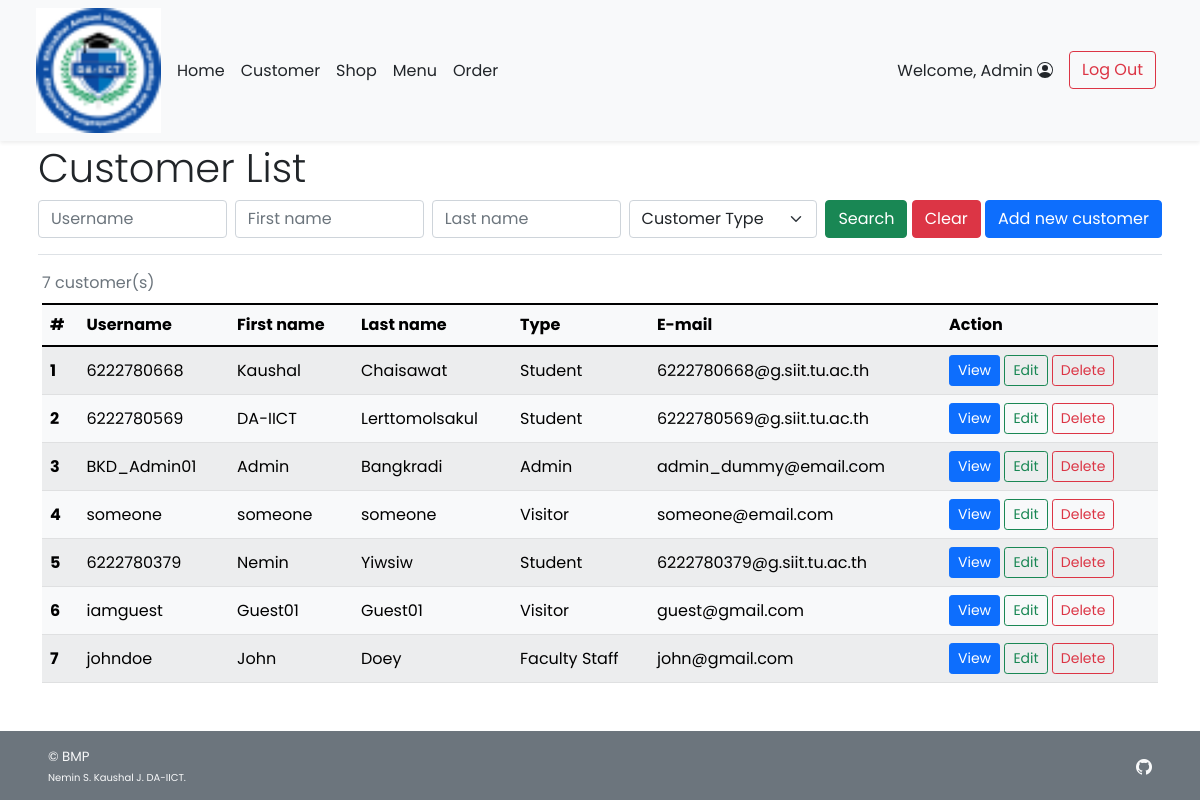
The app's page /admin/admin_customer_list.php (signed in) with its own data.
### tables this page shows
CREATE TABLE `customer` (
  `c_id` int(11) NOT NULL,
  `c_username` varchar(45) NOT NULL,
  `c_pwd` varchar(45) NOT NULL,
  `c_firstname` varchar(45) NOT NULL,
  `c_lastname` varchar(45) NOT NULL,
  `c_email` varchar(100) NOT NULL,
  `c_gender` varchar(1) NOT NULL COMMENT 'M for Male, F for Female',
  `c_type` varchar(3) NOT NULL COMMENT 'Type of customer in this canteen (STD for student, INS for instructor, STF for staff, GUE for guest, ADM for admin, OTH for other)'
);

### admin/admin_customer_list.php (the view, shortened to what this page needs)
<!DOCTYPE html>
<html lang="en" class="h-100">
<head>
    <?php
        include("../conn_db.php");
        include('../head.php');
    ?>
    <link href="../css/main.css" rel="stylesheet">
</head>
<body class="d-flex flex-column h-100">
    <?php include('nav_header_admin.php')?>
    <div class="container p-2 pb-0" id="admin-dashboard">
        <div class="mt-4 border-bottom">
            <a class="nav nav-item text-decoration-none text-muted mb-2" href="#" onclick="history.back();">
            </a>
            <h2 class="pt-3 display-6">Customer List</h2>
            <form class="form-floating mb-3" method="GET" action="admin_customer_list.php">
                <div class="row g-2">
                    <div class="col">
                        <input type="text" class="form-control" id="username" name="un" placeholder="Username"
                            <?php if(isset($_GET["search"])){?>value="<?php echo $_GET["un"];?>" <?php } ?>>
                    </div>
                    <div class="col">
                        <input type="text" class="form-control" id="firstname" name="fn" placeholder="First name"
                            <?php if(isset($_GET["search"])){?>value="<?php echo $_GET["fn"];?>" <?php } ?>>
                    </div>
                    <div class="col">
                        <input type="text" class="form-control" id="lastname" name="ln" placeholder="Last name"
                            <?php if(isset($_GET["search"])){?>value="<?php echo $_GET["ln"];?>" <?php } ?>>
                    </div>
                    <div class="col">
                        <select class="form-select" id="utype" name="ut">
                            <?php if(isset($_GET["search"])){?>
                            <option selected value="">Customer Type</option>
                            <option value="STD" <?php if($_GET["ut"]=="STD"){ echo "selected";}?>>Student</option>
                            <option value="INS" <?php if($_GET["ut"]=="INS"){ echo "selected";}?>>Professor</option>
                            <option value="TAS" <?php if($_GET["ut"]=="TAS"){ echo "selected";}?>>Teaching Assistant
                            </option>
                            <option value="STF" <?php if($_GET["ut"]=="STF"){ echo "selected";}?>>Faculty Staff</option>
                            <option value="GUE" <?php if($_GET["ut"]=="GUE"){ echo "selected";}?>>Visitor</option>
                            <option value="ADM" <?php if($_GET["ut"]=="ADM"){ echo "selected";}?>>Admin</option>
                            <option value="OTH" <?php if($_GET["ut"]=="OTH"){ echo "selected";}?>>Other</option>
                            <?php }else{ ?>
                            <option selected value="">Customer Type</option>
                            <?php } ?>
                        </select>
                    </div>
                    <div class="col-auto">
                        <button type="submit" name="search" value="1" class="btn btn-success">Search</button>
                        <button type="reset" class="btn btn-danger"
                            onclick="javascript: window.location='admin_customer_list.php'">Clear</button>
                        <a href="admin_customer_add.php" class="btn btn-primary">Add new customer</a>
                    </div>
                </div>
            </form>
        </div>
    </div>
    <div class="container pt-2" id="cust-table">
        <?php
            if(!isset($_GET["search"])){
                $search_query = "SELECT c_id,c_username,c_firstname,c_lastname,c_type,c_email FROM customer;";
            }
            $search_result = $mysqli -> query($search_query);
            $search_numrow = $search_result -> num_rows;
            if($search_numrow == 0){
        ?>
        <div class="row">
            <div class="col mt-2 ms-2 p-2 bg-danger text-white rounded text-start">
                <svg xmlns="http://www.w3.org/2000/svg" width="16" height="16" fill="currentColor"
                    class="bi bi-x-circle ms-2" viewBox="0 0 16 16">
                    <path d="M8 15A7 7 0 1 1 8 1a7 7 0 0 1 0 14zm0 1A8 8 0 1 0 8 0a8 8 0 0 0 0 16z" />
                    <path
                        d="M4.646 4.646a.5.5 0 0 1 .708 0L8 7.293l2.646-2.647a.5.5 0 0 1 .708.708L8.707 8l2.647 2.646a.5.5 0 0 1-.708.708L8 8.707l-2.646 2.647a.5.5 0 0 1-.708-.708L7.293 8 4.646 5.354a.5.5 0 0 1 0-.708z" />
                </svg><span class="ms-2 mt-2">No customer found!</span>
                <a href="admin_customer_list.php" class="text-white">Clear Search Result</a>
            </div>
        </div>
        <?php } else{ ?>
        <div class="table-responsive">
        <table class="table rounded-5 table-light table-striped table-hover align-middle caption-top mb-5">
            <caption><?php echo $search_numrow;?> customer(s) <?php if(isset($_GET["search"])){?><br /><a
                    Result</a><?php } ?></caption>
            <thead class="bg-light">
                <tr>
                    <th scope="col">#</th>
                    <th scope="col">Username</th>
                    <th scope="col">First name</th>
                    <th scope="col">Last name</th>
                    <th scope="col">Type</th>
                    <th scope="col">E-mail</th>
                    <th scope="col">Action</th>
                </tr>
            </thead>
            <tbody>
                <?php $i=1; while($row = $search_result -> fetch_array()){ ?>
                <tr>
                    <th><?php echo $i++;?></th>
                    <td><?php echo $row["c_username"];?></td>
                    <td><?php echo $row["c_firstname"];?></td>
                    <td><?php echo $row["c_lastname"];?></td>
                    <td><?php
                        switch($row["c_type"]){
                            case "STD": echo "Student"; break;
                            case "STF": echo "Faculty Staff"; break;
                            case "GUE": echo "Visitor"; break;
                            case "ADM": echo "Admin"; break;
                        }
                    ?>
                    </td>
                    <td><?php echo $row["c_email"];?></td>
                    <td>
                        <a href="admin_customer_detail.php?c_id=<?php echo $row["c_id"]?>"
                            class="btn btn-sm btn-primary">View</a>
                        <a href="admin_customer_edit.php?c_id=<?php echo $row["c_id"]?>"
                            class="btn btn-sm btn-outline-success">Edit</a>
                        <a href="admin_customer_delete.php?c_id=<?php echo $row["c_id"]?>"
                            class="btn btn-sm btn-outline-danger">Delete</a>
                    </td>
                </tr>
                <?php } ?>
            </tbody>
        </table>
        </div>
        <?php }
        ?>
    </div>
    <footer
        class="footer d-flex flex-wrap justify-content-between align-items-center px-5 py-3 mt-auto bg-secondary text-light">
        <span class="smaller-font">&copy; BMP<br /><span class="xsmall-font">Nemin S. Kaushal J.
                DA-IICT.</span></span>
        <ul class="nav justify-content-end list-unstyled d-flex">
            <li class="ms-3"><a class="text-light" target="_blank" href="https://github.com/Kaushal199/CMS_BMP/"><i
                        class="bi bi-github"></i></a></li>
        </ul>
    </footer>
</body>
</html>

### css/main.css (style rules this page uses)
html { height: 100%; }
body { height: 100%; padding-top: 4rem; margin-bottom: -50px; font-family: 'Poppins', 'Noto Sans Thai', sans-serif; }
a { cursor: pointer; }
.bi { vertical-align: -.125em; fill: currentColor; }
.smaller-font { font-size: smaller; }
.xsmall-font { font-size: x-small; }

### records on screen
customer: c_username "6222780668", c_firstname "Kaushal", c_lastname "Chaisawat", c_type "Student", c_email "6222780668@g.siit.tu.ac.th"
customer: c_username "6222780569", c_firstname "DA-IICT", c_lastname "Lerttomolsakul", c_type "Student", c_email "6222780569@g.siit.tu.ac.th"
customer: c_username "BKD_Admin01", c_firstname "Admin", c_lastname "Bangkradi", c_type "Admin", c_email "admin_dummy@email.com"
customer: c_username "someone", c_firstname "someone", c_lastname "someone", c_type "Visitor", c_email "someone@email.com"
customer: c_username "6222780379", c_firstname "Nemin", c_lastname "Yiwsiw", c_type "Student", c_email "6222780379@g.siit.tu.ac.th"
customer: c_username "iamguest", c_firstname "Guest01", c_lastname "Guest01", c_type "Visitor", c_email "guest@gmail.com"
customer: c_username "johndoe", c_firstname "John", c_lastname "Doey", c_type "Faculty Staff", c_email "john@gmail.com"

### other values on screen
$_SESSION['firstname'] "Admin"
$search_numrow "7"
